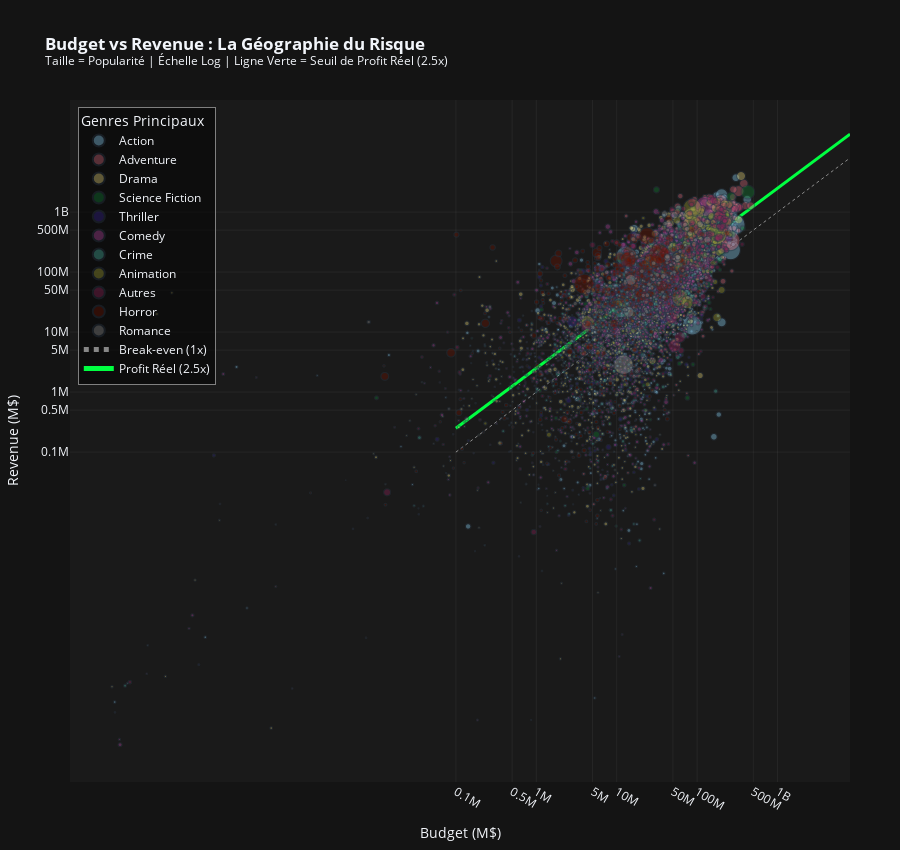

Write notebook code for a chart like this one.
### Code cell
import plotly.express as px
import plotly.graph_objects as go
import numpy as np

print("\n" + "="*80)
print("GRAPHIQUE : SCATTER BUDGET VS REVENUE (SYNTHÈSE INTERACTIVE)")
print("="*80)

# 1. Préparation et Nettoyage
df_scatter = df.copy()

# Filtrage strict pour l'échelle logarithmique (valeurs > 0 obligatoires)
df_scatter = df_scatter[(df_scatter['budget_million'] > 0) & (df_scatter['revenue_million'] > 0)].copy()

# Regroupement des genres mineurs pour la clarté de la légende (Top 10 + Autres)
top_genres = df_scatter['main_genre'].value_counts().nlargest(10).index
df_scatter['genre_groupe'] = df_scatter['main_genre'].apply(lambda x: x if x in top_genres else 'Autres')

# 2. Configuration des visuels
# Ajustement de la taille des bulles (Popularité)
df_scatter['bubble_size'] = df_scatter['popularity'].clip(0, 500) # Clip pour éviter des bulles géantes

# Texte au survol (Tooltips)
df_scatter['hover_text'] = (
    '<b>' + df_scatter['title'] + '</b><br>' +
    '📅 Année : ' + df_scatter['release_year'].astype(str) + '<br>' +
    '🎭 Genre : ' + df_scatter['main_genre'] + '<br>' +
    '💰 Budget : ' + df_scatter['budget_million'].map('{:.1f}M$'.format) + '<br>' +
    '💵 Revenu : ' + df_scatter['revenue_million'].map('{:.1f}M$'.format) + '<br>' +
    '📈 ROI : ' + df_scatter['roi'].map('{:.2f}'.format) + '<br>' +
    '⭐ Note : ' + df_scatter['vote_average'].astype(str) + '/10'
)

# 3. Création du Graphique
fig1 = px.scatter(
    df_scatter,
    x='budget_million',
    y='revenue_million',
    color='genre_groupe',
    size='bubble_size',
    custom_data=['hover_text'],
    title='<b>Budget vs Revenue : La Géographie du Risque</b><br><sup>Taille = Popularité | Échelle Log | Ligne Verte = Seuil de Profit Réel (2.5x)</sup>',
    labels={'budget_million': 'Budget (M$)', 'revenue_million': 'Revenue (M$)', 'genre_groupe': 'Genre'},
    color_discrete_sequence=px.colors.qualitative.Safe,
    opacity=0.4, # Opacité réduite pour voir la densité des points
    height=850
)

# Mise à jour du hover
fig1.update_traces(hovertemplate='%{customdata[0]}<extra></extra>')

# 4. Ajout des Lignes de Référence (Rentabilité)
max_val = max(df_scatter['budget_million'].max(), df_scatter['revenue_million'].max()) * 2
line_range = np.array([0.1, max_val])

# Ligne de Break-even Technique (Revenue = Budget)
fig1.add_trace(go.Scatter(
    x=line_range, y=line_range,
    mode='lines', name='Break-even (1x)',
    line=dict(color='white', width=1, dash='dot'),
    opacity=0.5
))

# Ligne de Rentabilité Réelle (Revenue = 2.5 * Budget)
fig1.add_trace(go.Scatter(
    x=line_range, y=line_range * 2.5,
    mode='lines', name='Profit Réel (2.5x)',
    line=dict(color='#00FF41', width=3), # Vert fluo
    hovertemplate='Success Zone : Revenu > 2.5x Budget<extra></extra>'
))

# 5. Configuration des Axes Logarithmiques
tickvals = [0.1, 0.5, 1, 5, 10, 50, 100, 500, 1000]
ticktext = ['0.1M', '0.5M', '1M', '5M', '10M', '50M', '100M', '500M', '1B']

fig1.update_layout(
    template='plotly_dark',
    plot_bgcolor='#1a1a1a',
    paper_bgcolor='#141414',
    margin=dict(l=50, r=50, t=100, b=50),
    xaxis=dict(
        type="log", tickmode='array', tickvals=tickvals, ticktext=ticktext,
        gridcolor='rgba(255,255,255,0.05)', zeroline=False, title_font=dict(size=14)
    ),
    yaxis=dict(
        type="log", tickmode='array', tickvals=tickvals, ticktext=ticktext,
        gridcolor='rgba(255,255,255,0.05)', zeroline=False, title_font=dict(size=14)
    ),
    legend=dict(
        title="Genres Principaux",
        bgcolor='rgba(0,0,0,0.5)',
        bordercolor='gray',
        borderwidth=1,
        yanchor="top", y=0.99, xanchor="left", x=0.01
    )
)

# Affichage et Sauvegarde
fig1.show()
fig1.write_html('../outputs/figures/synthèse_interactive_budget_revenue.html')

print(f"✅ Analyse terminée sur {len(df_scatter):,} films.")
print(f"💾 Graphique sauvegardé sous : synthèse_interactive_budget_revenue.html")

### Figure 1 — Plotly figure (JSON) as saved in the notebook; plotly's stock layout.template omitted (floating-point values rounded to 4 significant figures; data arrays with more than 128 entries replaced by an {"elided": "..."} marker saying what was removed)
{"data": [{"customdata": {"elided": "1211x1 str values"}, "hovertemplate": "%{customdata[0]}<extra></extra>", "legendgroup": "Action", "marker": {"color": "rgb(136, 204, 238)", "opacity": 0.4, "size": {"elided": "1211 float values"}, "sizemode": "area", "sizeref": 1.25, "symbol": "circle"}, "mode": "markers", "name": "Action", "showlegend": true, "type": "scattergl", "x": {"elided": "1211 float values"}, "xaxis": "x", "y": {"elided": "1211 float values"}, "yaxis": "y"}, {"customdata": {"elided": "444x1 str values"}, "hovertemplate": "%{customdata[0]}<extra></extra>", "legendgroup": "Adventure", "marker": {"color": "rgb(204, 102, 119)", "opacity": 0.4, "size": {"elided": "444 float values"}, "sizemode": "area", "sizeref": 1.25, "symbol": "circle"}, "mode": "markers", "name": "Adventure", "showlegend": true, "type": "scattergl", "x": {"elided": "444 float values"}, "xaxis": "x", "y": {"elided": "444 float values"}, "yaxis": "y"}, {"customdata": {"elided": "1714x1 str values"}, "hovertemplate": "%{customdata[0]}<extra></extra>", "legendgroup": "Drama", "marker": {"color": "rgb(221, 204, 119)", "opacity": 0.4, "size": {"elided": "1714 float values"}, "sizemode": "area", "sizeref": 1.25, "symbol": "circle"}, "mode": "markers", "name": "Drama", "showlegend": true, "type": "scattergl", "x": {"elided": "1714 float values"}, "xaxis": "x", "y": {"elided": "1714 float values"}, "yaxis": "y"}, {"customdata": {"elided": "196x1 str values"}, "hovertemplate": "%{customdata[0]}<extra></extra>", "legendgroup": "Science Fiction", "marker": {"color": "rgb(17, 119, 51)", "opacity": 0.4, "size": {"elided": "196 float values"}, "sizemode": "area", "sizeref": 1.25, "symbol": "circle"}, "mode": "markers", "name": "Science Fiction", "showlegend": true, "type": "scattergl", "x": {"elided": "196 float values"}, "xaxis": "x", "y": {"elided": "196 float values"}, "yaxis": "y"}, {"customdata": {"elided": "351x1 str values"}, "hovertemplate": "%{customdata[0]}<extra></extra>", "legendgroup": "Thriller", "marker": {"color": "rgb(51, 34, 136)", "opacity": 0.4, "size": {"elided": "351 float values"}, "sizemode": "area", "sizeref": 1.25, "symbol": "circle"}, "mode": "markers", "name": "Thriller", "showlegend": true, "type": "scattergl", "x": {"elided": "351 float values"}, "xaxis": "x", "y": {"elided": "351 float values"}, "yaxis": "y"}, {"customdata": {"elided": "1666x1 str values"}, "hovertemplate": "%{customdata[0]}<extra></extra>", "legendgroup": "Comedy", "marker": {"color": "rgb(170, 68, 153)", "opacity": 0.4, "size": {"elided": "1666 float values"}, "sizemode": "area", "sizeref": 1.25, "symbol": "circle"}, "mode": "markers", "name": "Comedy", "showlegend": true, "type": "scattergl", "x": {"elided": "1666 float values"}, "xaxis": "x", "y": {"elided": "1666 float values"}, "yaxis": "y"}, {"customdata": {"elided": "352x1 str values"}, "hovertemplate": "%{customdata[0]}<extra></extra>", "legendgroup": "Crime", "marker": {"color": "rgb(68, 170, 153)", "opacity": 0.4, "size": {"elided": "352 float values"}, "sizemode": "area", "sizeref": 1.25, "symbol": "circle"}, "mode": "markers", "name": "Crime", "showlegend": true, "type": "scattergl", "x": {"elided": "352 float values"}, "xaxis": "x", "y": {"elided": "352 float values"}, "yaxis": "y"}, {"customdata": {"elided": "248x1 str values"}, "hovertemplate": "%{customdata[0]}<extra></extra>", "legendgroup": "Animation", "marker": {"color": "rgb(153, 153, 51)", "opacity": 0.4, "size": {"elided": "248 float values"}, "sizemode": "area", "sizeref": 1.25, "symbol": "circle"}, "mode": "markers", "name": "Animation", "showlegend": true, "type": "scattergl", "x": {"elided": "248 float values"}, "xaxis": "x", "y": {"elided": "248 float values"}, "yaxis": "y"}, {"customdata": {"elided": "708x1 str values"}, "hovertemplate": "%{customdata[0]}<extra></extra>", "legendgroup": "Autres", "marker": {"color": "rgb(136, 34, 85)", "opacity": 0.4, "size": {"elided": "708 float values"}, "sizemode": "area", "sizeref": 1.25, "symbol": "circle"}, "mode": "markers", "name": "Autres", "showlegend": true, "type": "scattergl", "x": {"elided": "708 float values"}, "xaxis": "x", "y": {"elided": "708 float values"}, "yaxis": "y"}, {"customdata": {"elided": "539x1 str values"}, "hovertemplate": "%{customdata[0]}<extra></extra>", "legendgroup": "Horror", "marker": {"color": "rgb(102, 17, 0)", "opacity": 0.4, "size": {"elided": "539 float values"}, "sizemode": "area", "sizeref": 1.25, "symbol": "circle"}, "mode": "markers", "name": "Horror", "showlegend": true, "type": "scattergl", "x": {"elided": "539 float values"}, "xaxis": "x", "y": {"elided": "539 float values"}, "yaxis": "y"}, {"customdata": {"elided": "203x1 str values"}, "hovertemplate": "%{customdata[0]}<extra></extra>", "legendgroup": "Romance", "marker": {"color": "rgb(136, 136, 136)", "opacity": 0.4, "size": {"elided": "203 float values"}, "sizemode": "area", "sizeref": 1.25, "symbol": "circle"}, "mode": "markers", "name": "Romance", "showlegend": true, "type": "scattergl", "x": {"elided": "203 float values"}, "xaxis": "x", "y": {"elided": "203 float values"}, "yaxis": "y"}, {"line": {"color": "white", "dash": "dot", "width": 1}, "mode": "lines", "name": "Break-even (1x)", "opacity": 0.5, "type": "scatter", "x": [0.1, 7970.0], "y": [0.1, 7970.0]}, {"hovertemplate": "Success Zone : Revenu > 2.5x Budget<extra></extra>", "line": {"color": "#00FF41", "width": 3}, "mode": "lines", "name": "Profit Réel (2.5x)", "type": "scatter", "x": [0.1, 7970.0], "y": [0.25, 19920.0]}], "layout": {"height": 850, "legend": {"bgcolor": "rgba(0,0,0,0.5)", "bordercolor": "gray", "borderwidth": 1, "itemsizing": "constant", "title": {"text": "Genres Principaux"}, "tracegroupgap": 0, "x": 0.01, "xanchor": "left", "y": 0.99, "yanchor": "top"}, "margin": {"b": 50, "l": 50, "r": 50, "t": 100}, "paper_bgcolor": "#141414", "plot_bgcolor": "#1a1a1a", "title": {"text": "<b>Budget vs Revenue : La Géographie du Risque</b><br><sup>Taille = Popularité | Échelle Log | Ligne Verte = Seuil de Profit Réel (2.5x)</sup>"}, "xaxis": {"anchor": "y", "domain": [0, 1], "gridcolor": "rgba(255,255,255,0.05)", "tickmode": "array", "ticktext": ["0.1M", "0.5M", "1M", "5M", "10M", "50M", "100M", "500M", "1B"], "tickvals": [0.1, 0.5, 1, 5, 10, 50, 100, 500, 1000], "title": {"font": {"size": 14}, "text": "Budget (M$)"}, "type": "log", "zeroline": false}, "yaxis": {"anchor": "x", "domain": [0, 1], "gridcolor": "rgba(255,255,255,0.05)", "tickmode": "array", "ticktext": ["0.1M", "0.5M", "1M", "5M", "10M", "50M", "100M", "500M", "1B"], "tickvals": [0.1, 0.5, 1, 5, 10, 50, 100, 500, 1000], "title": {"font": {"size": 14}, "text": "Revenue (M$)"}, "type": "log", "zeroline": false}}}
